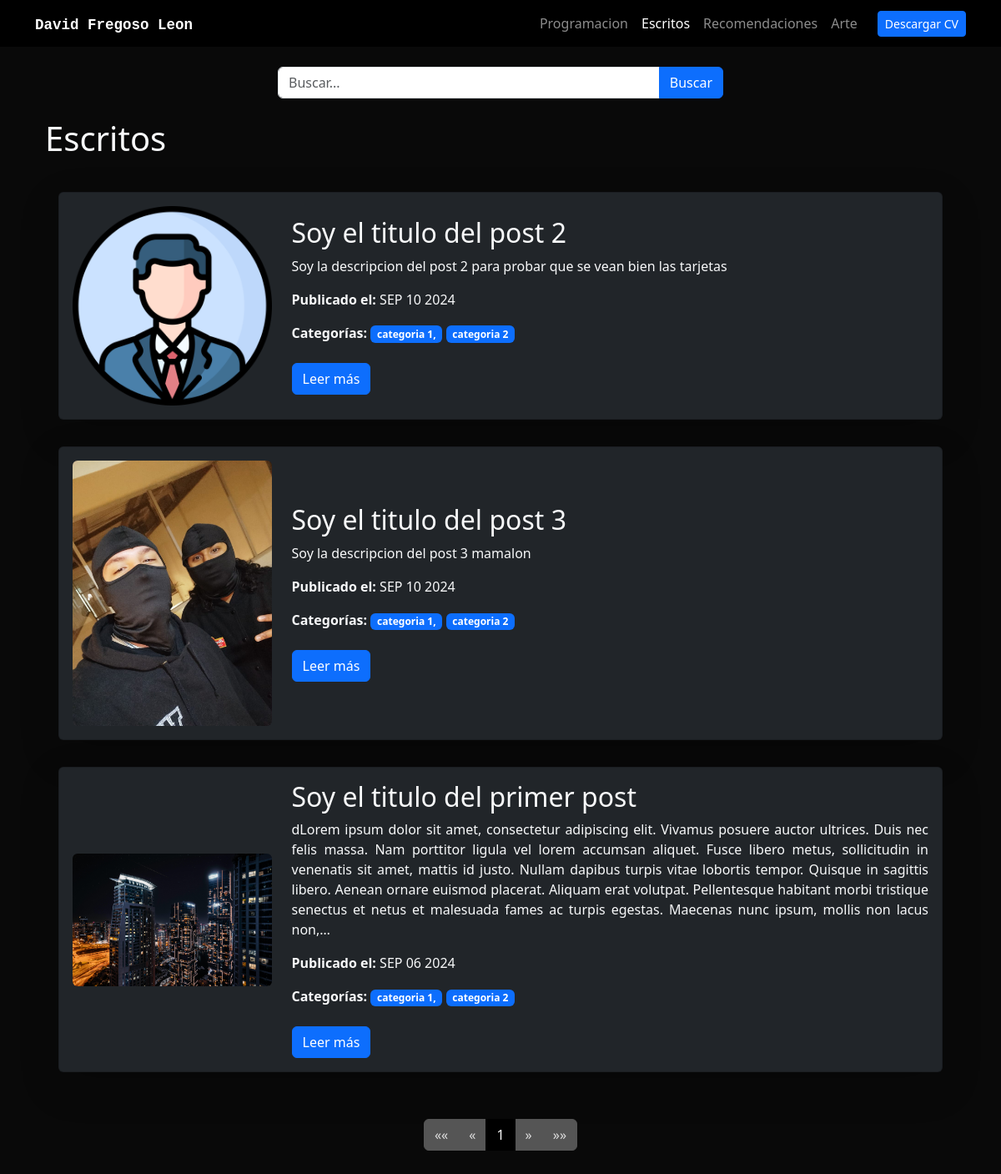
Before: /blog/writenposts/ with the older database file.
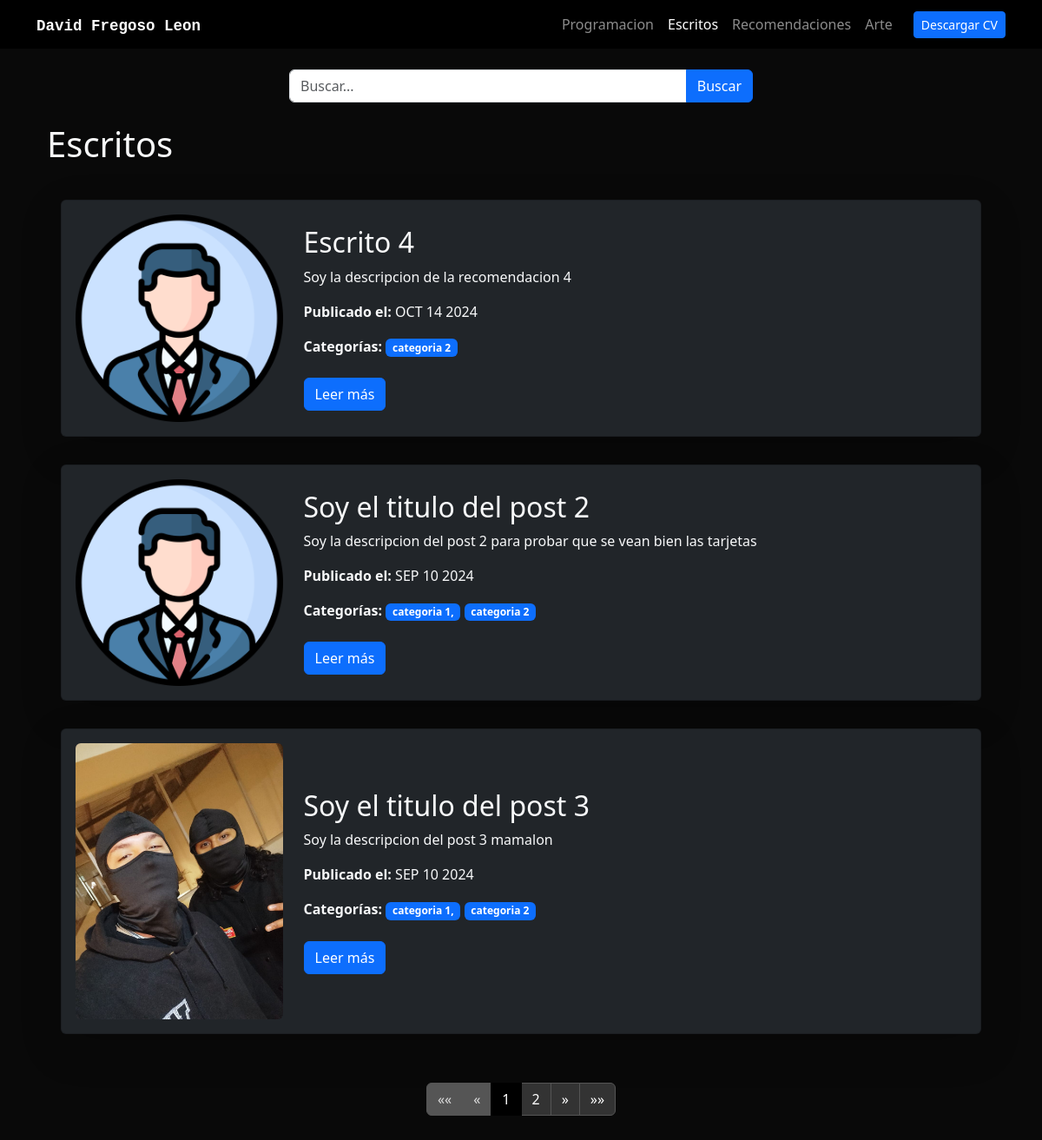
After: the same page with the newer database file.
### blog/models.py (models this page shows, shortened)
class BasePostsContent(models.Model):
    title = models.CharField(max_length=250)
    slug = models.CharField(max_length=250)
    img = models.ImageField(upload_to='posts/images/', verbose_name="Image")
    description = models.TextField()
    date = models.DateField(default=datetime.date.today)
    class Meta:
        abstract = True

class Post(BasePostsContent):
    POST_TYPES = [
        ('escritos', 'Escritos'),
        ('recomendaciones', 'Recomendaciones')
    ]
    type = models.CharField(max_length=15, choices=POST_TYPES)
    categories = models.ManyToManyField(Categories, related_name="posts")
    content = CKEditor5Field('Text', config_name='extends')

### category/models.py (models this page shows, shortened)
class Categories(models.Model):
    CATEGORIES_TYPES = [
        ('escritos', 'Escritos'),
        ('recomendaciones', 'Recomendaciones')
    ]
    name = models.CharField(max_length=250)
    slug = models.CharField(max_length=250)
    type = models.CharField(max_length=15, choices=CATEGORIES_TYPES)

### blog/views.py (the view)
# urls.py: path('writenposts/', list_written_posts, name='writen_posts'),
def list_written_posts(request):
    written = True
    query = request.GET.get('q', '')
    post_list = Post.objects.filter(type='escritos').order_by('-date')
    if query:
        post_list = post_list.filter(
            Q(title__icontains=query) |
            Q(description__icontains=query) |
            Q(categories__name__icontains=query)
        ).distinct()
    paginator = Paginator(post_list, 3)
    page_number = request.GET.get('page', 1)
    try:
        posts = paginator.page(page_number)
    except EmptyPage:
        posts = paginator.page(paginator.num_pages)
    except PageNotAnInteger:
        posts = paginator.page(1)
    return render(request, 'posts.html', {
        'posts': posts,
        'written': written,
        'query': query
    })

### blog/templates/posts.html
{% extends 'layout.html' %}
{% load custom_filters %}
{% block content %}
<form method="get" class="mb-4">
    <div class="row justify-content-center">
        <div class="col-11 col-md-6">
            <div class="input-group">
                <input type="text" name="q" class="form-control" placeholder="Buscar..." value="{{ query }}">
                <button class="btn btn-primary" type="submit">Buscar</button>
            </div>
        </div>
    </div>
</form>
{% if art %}
    <h1>Arte</h1>
    <div class="container my-4">
        <div class="row text-center">
            {% for post in posts %}
                <div class="col-md-4 mb-4 d-flex align-items-stretch">
                    <div class="card card-post bg-dark text-light shadow-lg rounded w-100">
                        <div class="position-relative">
                            {% if post.img %}
                                <img src="{{ post.img.url }}" alt="{{ post.title }}" class="card-img-top img-fluid" style="height: 200px; object-fit: cover;">
                            {% endif %}
                        </div>
                        <div class="card-body d-flex flex-column">
                            <h4 class="card-title">{{ post.title }}</h4>
                            <p><strong>Publicado el:</strong> {{ post.date|date:"M d Y"|upper }}</p>
                            <p><strong>Categorías:</strong>
                                {% for tool in post.tools|split_by_comma %}
                                    <span class="badge bg-primary">{{ tool }}</span>
                                {% endfor %}
                            </p>
                            <p class="card-text flex-grow-1" style="text-align: center;">{{ post.description|striptags|truncatechars:500 }}</p>
                            <a href="{% url 'blog:art_detail' post.slug %}" class="btn btn-primary mt-auto">Visualizar</a>
                        </div>
                    </div>
                </div>
            {% empty %}
                <p>No hay proyectos disponibles.</p>
            {% endfor %}
        </div>
    </div>
{% else %}
    {% if written %}
        <h1>Escritos</h1>
    {% else %}
        <h1>Recomendaciones</h1>
    {% endif %}
    <div class="container my-4">
        <div class="row">
            {% for post in posts %}
                <div class="col-md-12 p-3">
                    <div class="card card-body bg-dark card-post shadow-lg">
                        <div class="row">
                            <div class="col-md-3 my-auto">
                                {% if post.img %}
                                    <img src="{{ post.img.url }}" alt="{{ post.title }}" class="img-fluid rounded" style="max-width: 100%; height: auto;">
                                {% endif %}
                            </div>
                            <div class="col-md-9 my-auto">
                                <h2>{{ post.title }}</h2>
                                <p style="text-align: justify;">{{ post.description|striptags|truncatechars:500 }}</p>
                                <p><strong>Publicado el:</strong> {{ post.date|date:"M d Y"|upper }}</p>
                                <p><strong>Categorías:</strong>
                                    {% for category in post.categories.all %}
                                        <span class="badge bg-primary">{{ category.name }}{% if not forloop.last %}, {% endif %}</span>
                                    {% endfor %}
                                </p>
                                <a href="{% url 'blog:post_detail' post.slug %}" class="btn btn-primary mt-2">Leer más</a>
                            </div>
                        </div>
                    </div>
                </div>
            {% empty %}
                <p>No hay posts disponibles.</p>
            {% endfor %}
        </div>
    </div>
{% endif %}
<div class="p-3">
    {% include "pagination.html" with page=posts %}
</div>
{% endblock %}

Changed rows visible on the page:
no longer on this page (row unchanged): Post: img (picture), title "Soy el titulo del primer post", description "dLorem ipsum dolor sit amet, consectetur adipiscing elit. Vivamus posuere auctor ultrices. Duis nec felis massa. Nam porttitor ligula vel lorem accumsan aliquet. Fusce libero metus, sollicitudin in venenatis sit amet, mattis id justo. Nullam dapibus turpis vitae lobortis tempor. Quisque in sagittis libero. Aenean ornare euismod placerat. Aliquam erat volutpat. Pellentesque habitant morbi tristique senectus et netus et malesuada fames ac turpis egestas. Maecenas nunc ipsum, mollis non lacus non,…", date "SEP 06 2024", Categories (name "categoria 1"), Categories (name "categoria 2")
added Post: img (picture), title "Escrito 4", description "Soy la descripcion de la recomendacion 4", date "OCT 14 2024", Categories (name "categoria 2")
Other visible differences:
new list line: "2"
